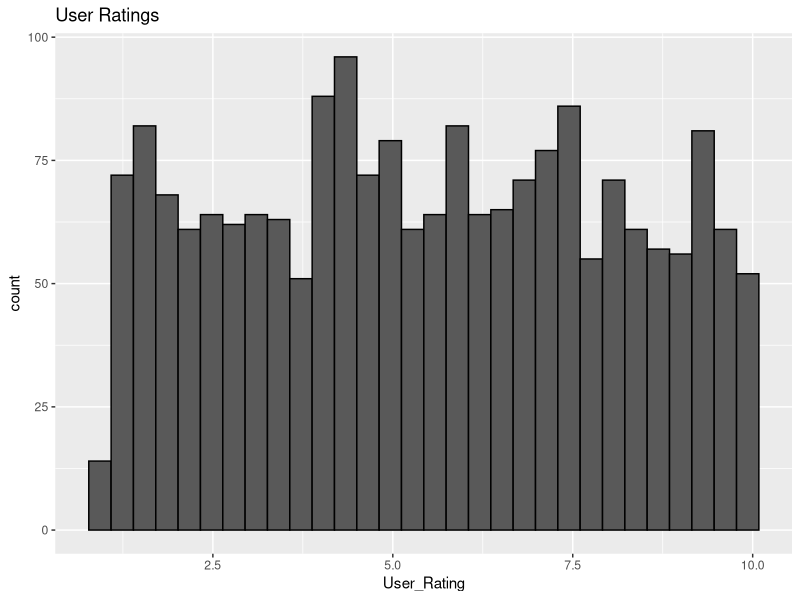
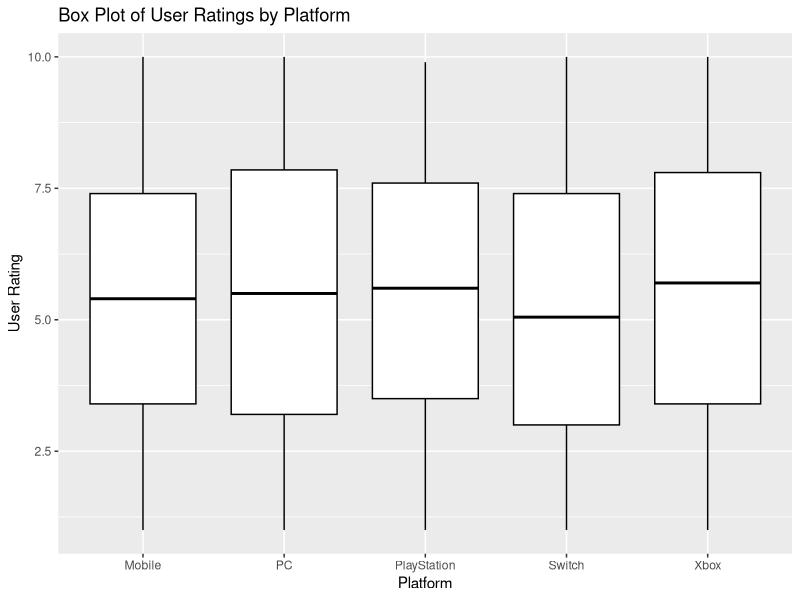
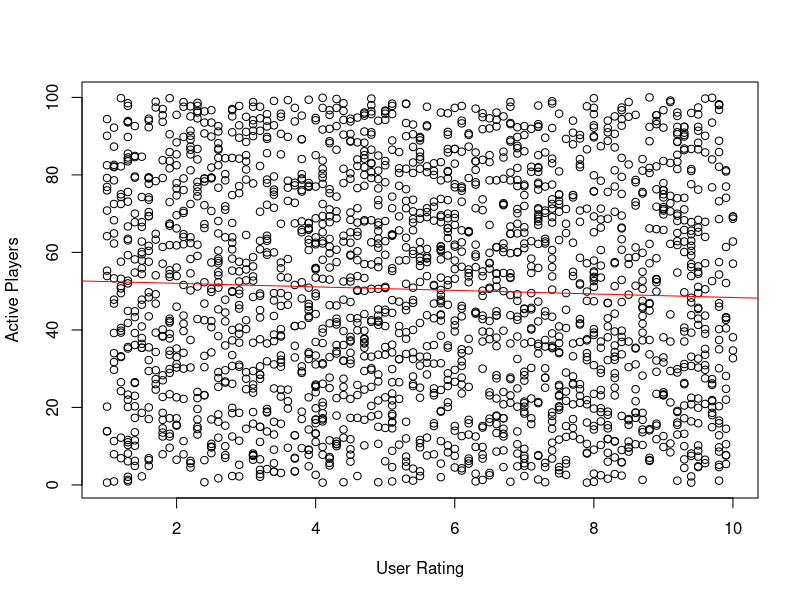
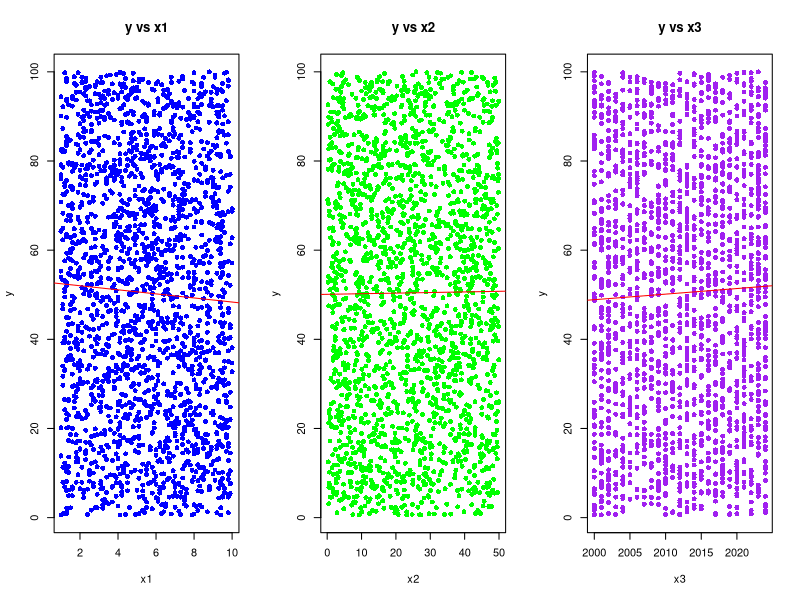
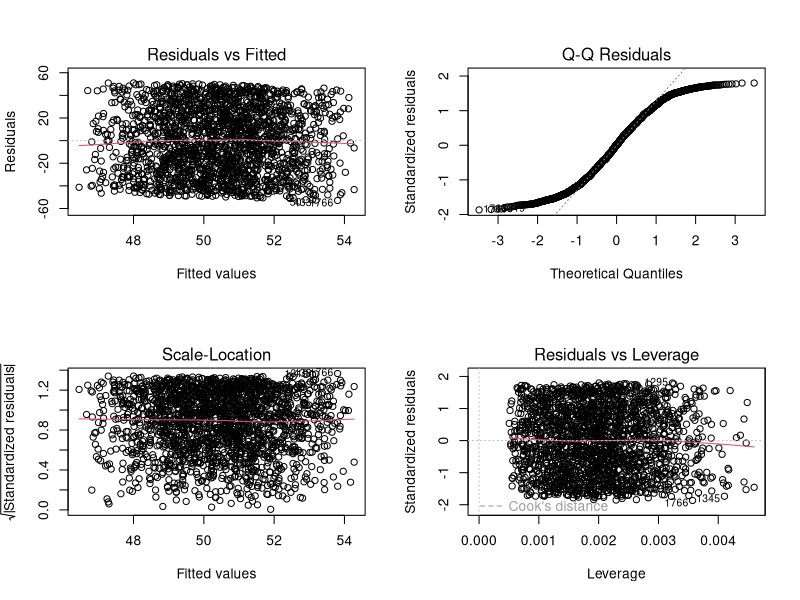

Reproduce these figures in R, in order.
## ---- chunk 1
library(tidyverse)
library(boot)
library(dplyr)
library(tidyr)
library(ggplot2)
knitr::opts_chunk$set(echo = TRUE)
df <- read.csv("game_dataset.csv")
## ---- chunk 2
  df[1:10,]
## ---- chunk 3
summary(df$User_Rating)
sd(df$User_Rating)
## ---- chunk 4
ggplot(df, aes(x = User_Rating)) + geom_histogram() + labs(title = "User Ratings") + geom_histogram(color = 'black')
## ---- chunk 5
ggplot(data = df, aes(x = Platform, y = User_Rating)) + geom_boxplot(color = 'black') + labs(title = "Box Plot of User Ratings by Platform", x = "Platform", y = "User Rating")
## ---- chunk 6
five_point_summary <- df |>
  group_by(Platform) |>
  summarise(
    Min = min(User_Rating, na.rm = TRUE),
    Q1 = quantile(User_Rating, 0.25, na.rm = TRUE),
    Median = median(User_Rating, na.rm = TRUE),
    Q3 = quantile(User_Rating, 0.75, na.rm = TRUE),
    Max = max(User_Rating, na.rm = TRUE),
    Mean = mean(User_Rating, na.rm = TRUE)
  )

print(five_point_summary)
## ---- chunk 7
df |> count(Genre) |>
  mutate(relative_frequency = n / sum(n))
## ---- chunk 8
two_way_table <- df |>
  count(Platform, Genre) |>
  pivot_wider(names_from = Genre, values_from = n, values_fill = list(n = 0))
print(two_way_table)
## ---- chunk 9
model <- lm(Active_Players ~ User_Rating, data = df)
summary(model)


plot(df$User_Rating, df$Active_Players, xlab="User Rating", ylab="Active Players" )

abline(model, col="red")
## ---- chunk 10
# Fit the multiple regression model
model <- lm(Active_Players ~ User_Rating + Global_Sales + Release_Year, data = df)

# Display the summary of the model
summary(model)

# Scatter plots of y vs each predictor
par(mfrow = c(1, 3))
plot(df$User_Rating, df$Active_Players, main = "y vs x1", xlab = "x1", ylab = "y", pch = 16, col = "blue")
abline(lm(Active_Players ~ User_Rating, data = df), col = "red")

plot(df$Global_Sales, df$Active_Players, main = "y vs x2", xlab = "x2", ylab = "y", pch = 16, col = "green")
abline(lm(Active_Players~ Global_Sales, data = df), col = "red")

plot(df$Release_Year, df$Active_Players, main = "y vs x3", xlab = "x3", ylab = "y", pch = 16, col = "purple")
abline(lm(Active_Players~ Release_Year, data = df), col = "red")

# Diagnostic plots
par(mfrow = c(2, 2))
plot(model)

# Extract and print statistics
coefficients <- coef(model)
print(coefficients)

r_squared <- summary(model)$r.squared
adj_r_squared <- summary(model)$adj.r.squared
print(paste("R-squared:", r_squared))
print(paste("Adjusted R-squared:", adj_r_squared))

p_values <- summary(model)$coefficients[, 4]
print(p_values)
